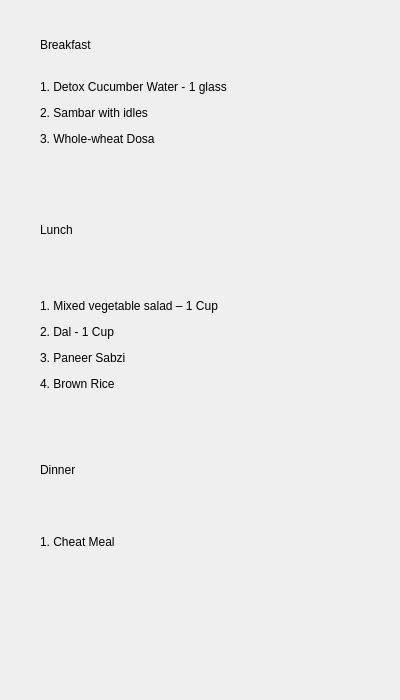
<?xml version="1.0" encoding="UTF-8"?>
<ui version="4.0">
 <class>owdietday7</class>
 <widget class="QDialog" name="owdietday7">
  <property name="geometry">
   <rect>
    <x>0</x>
    <y>0</y>
    <width>400</width>
    <height>700</height>
   </rect>
  </property>
  <property name="windowTitle">
   <string>Day7 Diet</string>
  </property>
  <widget class="QLabel" name="label_5">
   <property name="geometry">
    <rect>
     <x>40</x>
     <y>455</y>
     <width>300</width>
     <height>30</height>
    </rect>
   </property>
   <property name="text">
    <string>&lt;html&gt;&lt;head/&gt;&lt;body&gt;&lt;p&gt;Dinner&lt;/p&gt;&lt;/body&gt;&lt;/html&gt;</string>
   </property>
  </widget>
  <widget class="QLabel" name="label_6">
   <property name="geometry">
    <rect>
     <x>40</x>
     <y>500</y>
     <width>300</width>
     <height>125</height>
    </rect>
   </property>
   <property name="text">
    <string>&lt;html&gt;&lt;head/&gt;&lt;body&gt;&lt;p&gt;1. Cheat Meal&lt;/p&gt;&lt;p&gt;&lt;br/&gt;&lt;/p&gt;&lt;/body&gt;&lt;/html&gt;</string>
   </property>
   <property name="textFormat">
    <enum>Qt::RichText</enum>
   </property>
  </widget>
  <widget class="QLabel" name="label_2">
   <property name="geometry">
    <rect>
     <x>40</x>
     <y>80</y>
     <width>300</width>
     <height>100</height>
    </rect>
   </property>
   <property name="text">
    <string>&lt;html&gt;&lt;head/&gt;&lt;body&gt;&lt;p&gt;&lt;span style=&quot; background-color:transparent;&quot;&gt;1. Detox Cucumber Water - 1 glass&lt;/span&gt;&lt;/p&gt;&lt;p&gt;2. Sambar with idles&lt;/p&gt;&lt;p&gt;3. Whole-wheat Dosa&lt;/p&gt;&lt;p&gt;&lt;br/&gt;&lt;/p&gt;&lt;/body&gt;&lt;/html&gt;</string>
   </property>
  </widget>
  <widget class="QLabel" name="label_4">
   <property name="geometry">
    <rect>
     <x>40</x>
     <y>270</y>
     <width>300</width>
     <height>150</height>
    </rect>
   </property>
   <property name="text">
    <string>&lt;html&gt;&lt;head/&gt;&lt;body&gt;&lt;p&gt;1. Mixed vegetable salad – 1 Cup&lt;/p&gt;&lt;p&gt;2. Dal - 1 Cup&lt;/p&gt;&lt;p&gt;3. Paneer Sabzi&lt;/p&gt;&lt;p&gt;4. Brown Rice&lt;/p&gt;&lt;/body&gt;&lt;/html&gt;</string>
   </property>
  </widget>
  <widget class="QLabel" name="label">
   <property name="geometry">
    <rect>
     <x>40</x>
     <y>30</y>
     <width>300</width>
     <height>30</height>
    </rect>
   </property>
   <property name="text">
    <string>&lt;html&gt;&lt;head/&gt;&lt;body&gt;&lt;p&gt;Breakfast&lt;/p&gt;&lt;/body&gt;&lt;/html&gt;</string>
   </property>
  </widget>
  <widget class="QLabel" name="label_3">
   <property name="geometry">
    <rect>
     <x>40</x>
     <y>215</y>
     <width>300</width>
     <height>30</height>
    </rect>
   </property>
   <property name="text">
    <string>&lt;html&gt;&lt;head/&gt;&lt;body&gt;&lt;p&gt;Lunch&lt;/p&gt;&lt;/body&gt;&lt;/html&gt;</string>
   </property>
  </widget>
 </widget>
 <resources/>
 <connections/>
</ui>
